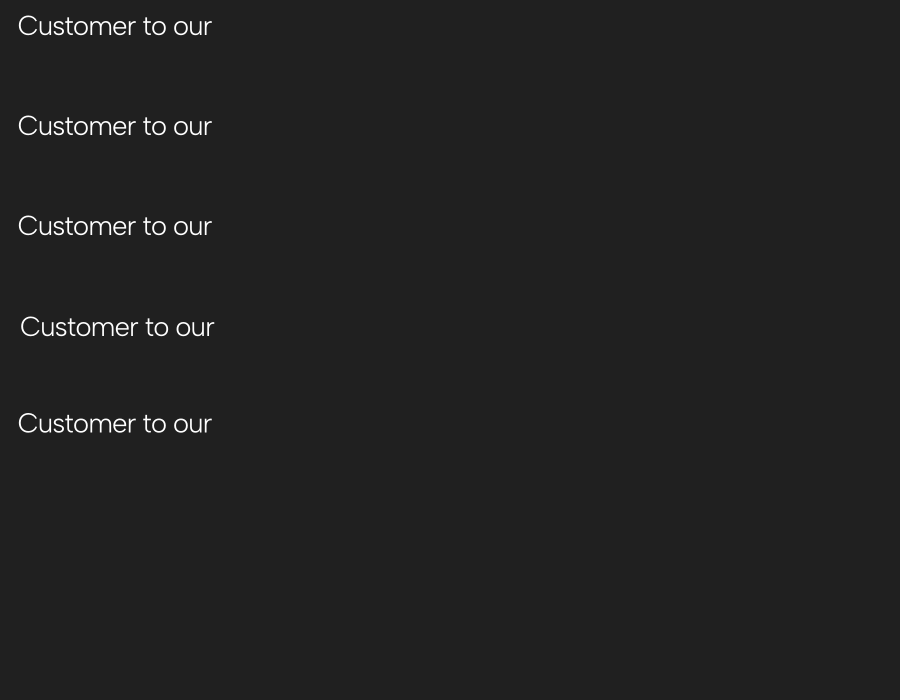
#> input picture artifacts/visual-audit/screen-text/raster_test.png, 1800 x 1400 px (shown at 1/2 size)
$ python overlay_fit2.py ../../artifacts/visual-audit/screen-text/raster_test.png ../../artifacts/visual-audit/screen-text/canvas_vs_dom_text.png
#> lines starting #> are read from the running program, lines starting #| are printed output that depends on the picture
"""Verify 'artwork fixed in page space' + measure state-B overlay.

For each tile a text-free patch (page coords, visible in both A and B) is compared with
integer shifts in [-12, 12]^2 using zero-mean NCC on the luminance high-pass, then a
per-channel linear fit B = gain*A + bias is computed at the best shift.
Usage: overlay_fit2.py FRAME_A FRAME_B
"""
import sys
import cv2
import numpy as np

PATCHES = {  # x, y, w, h (page px) - chosen away from live text
    "credit": (380, 250, 140, 200),
    "trust": (190, 860, 330, 160),
    "ai": (580, 680, 200, 55),
    "easy": (1240, 590, 170, 140),
    "payment": (570, 800, 300, 40),
    "invested": (1250, 776, 160, 240),
    "customers": (1000, 250, 400, 120),
}
a = cv2.imread(sys.argv[1]).astype(np.float64)
#> a: shape (1400, 1800, 3) float64; min 32, max 255, mean 33.4
b = cv2.imread(sys.argv[2]).astype(np.float64)
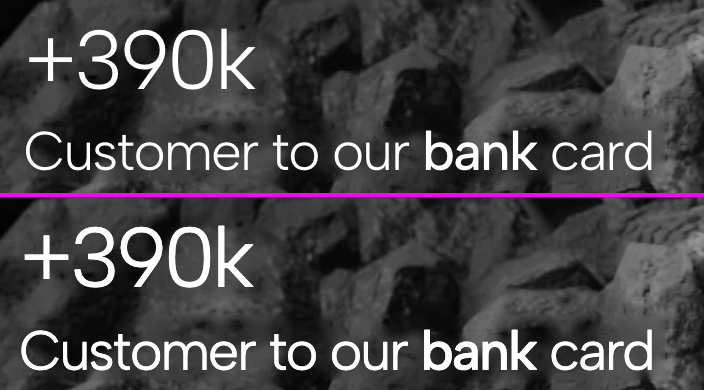
#> input picture artifacts/visual-audit/screen-text/canvas_vs_dom_text.png, 704 x 390 px
ga, gb = a.mean(axis=2), b.mean(axis=2)
hp = lambda g: g - cv2.GaussianBlur(g, (0, 0), 6)
ha, hb = hp(ga), hp(gb)
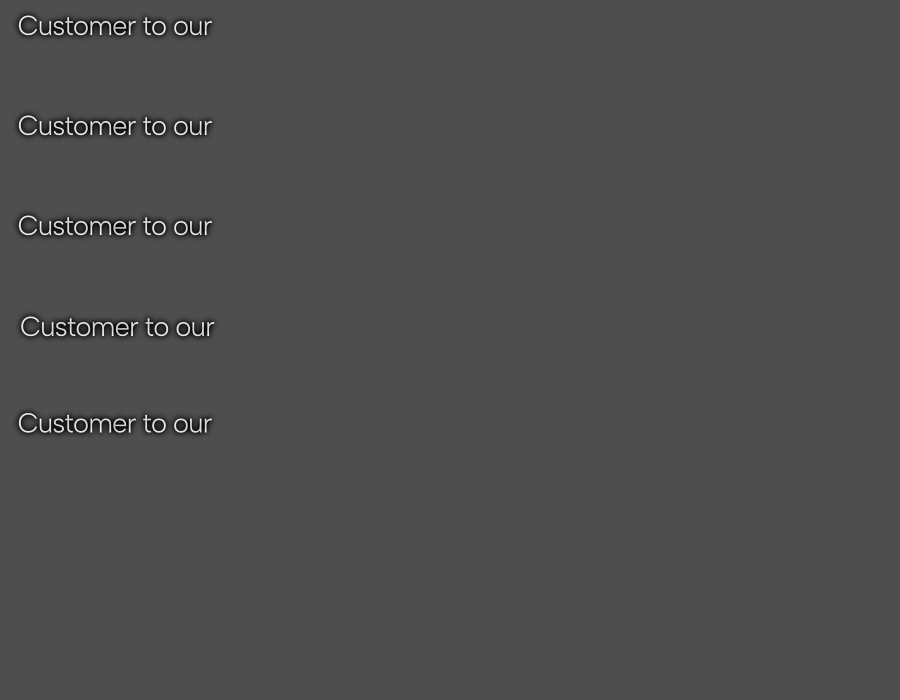
#> ha: shape (1400, 1800) float64 (shown at 1/2 size); min -87.27, max 196, mean 0; drawn with min black and max white
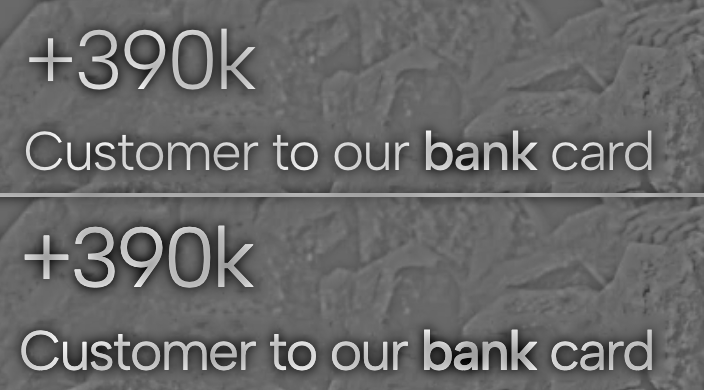
#> hb: shape (390, 704) float64; min -145.1, max 206.6, mean 0; drawn with min black and max white
for name, (x, y, w, h) in PATCHES.items():
    pa = ha[y:y + h, x:x + w]
    best = (-2, 0, 0)
    for dy in range(-12, 13):
        for dx in range(-12, 13):
            pb = hb[y + dy:y + dy + h, x + dx:x + dx + w]
            za, zb = pa - pa.mean(), pb - pb.mean()
#> (the run stopped early here; a loop or call above may not have finished)
